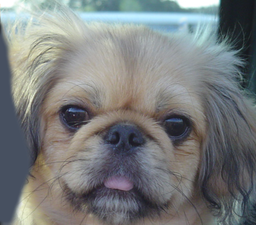
#> input picture matt_mullin_hw3/data/dog.bmp, 256 x 225 px, shrunk from 410 x 361 before the run
$ python filter_tests.py   (Python 2 division)   (older library calls are emulated)
#> lines starting #> are read from the running program, lines starting #| are printed output that depends on the picture
### matt_mullin_hw3/code/my_imfilter_color.py

import numpy as np
from scipy import ndimage
from scipy.ndimage import filters
import matplotlib.pyplot as plt
import scipy
from scipy import misc
from scipy.misc import imread, imsave
import cv2
from PIL import Image
import pylab as plt
from scipy import signal


# Concatenate three (height, width)s into one (height, width, 3).
# [4 lines left out: function concat_channels, not called in this run]

def hybrid_Image_Color(im1,im2):
	#Creating the Lowpass Image for the 3 color bands of image 1

	b, g, r    = im1[:, :, 0], im1[:, :, 1], im1[:, :, 2] # For RGB image

	gaussian_kernel = (1.0/256)*np.array([[1, 4,  6,  4,  1],[4, 16, 24, 16, 4],[6, 36, 48, 36, 6],[4, 16, 24, 16, 4],[1, 4,  6,  4,  1]])
	im1_red_gaussian = filters.convolve(r, gaussian_kernel, mode="reflect")
	im1_green_gaussian = filters.convolve(g, gaussian_kernel, mode="reflect")
	im1_blue_gaussian = filters.convolve(b, gaussian_kernel, mode="reflect")
	# plt.figure()
	# plt.imshow(im1_red_gaussian,cmap=plt.cm.gray)
	# plt.show()

	#Low pass for the Red
	lpr = np.fft.fft2(im1_red_gaussian)
	lprshift = np.fft.fftshift(lpr) ## shift for centering 0.0 (x,y)
	magnitude_spectrum = 30*np.log(np.abs(lprshift))
	rows = np.size(im1_red_gaussian, 0) #taking the size of the image
	cols = np.size(im1_red_gaussian, 1)
	crow, ccol = rows/2, cols/2
	original_red = np.copy(lprshift)
	lprshift[crow-30:crow+30, ccol-30:ccol+30] = 0
	lpr_ishift= np.fft.ifftshift(original_red - lprshift)
	low_pass_red = np.fft.ifft2(lpr_ishift) ## shift for centering 0.0 (x,y)
	low_pass_red = np.abs(low_pass_red)


	#Low pass for the green
	lpg = np.fft.fft2(im1_green_gaussian)
	lpgshift = np.fft.fftshift(lpg) ## shift for centering 0.0 (x,y)
	magnitude_spectrum = 30*np.log(np.abs(lpgshift))
	rows = np.size(im1_green_gaussian, 0)
	cols = np.size(im1_green_gaussian, 1)
	crow, ccol = rows/2, cols/2
	original_green = np.copy(lpgshift)
	lpgshift[crow-30:crow+30, ccol-30:ccol+30] = 0
	lpg_ishift= np.fft.ifftshift(original_green - lpgshift)
	low_pass_green = np.fft.ifft2(lpg_ishift)
	low_pass_green = np.abs(low_pass_green)

	#Low pass for the blue
	lpb = np.fft.fft2(im1_blue_gaussian)
	lpbshift = np.fft.fftshift(lpb) ## shift for centering 0.0 (x,y)
	magnitude_spectrum = 30*np.log(np.abs(lpbshift))
	rows = np.size(im1_blue_gaussian, 0) #taking the size of the image
	cols = np.size(im1_blue_gaussian, 1)
	crow, ccol = rows/2, cols/2
	original_blue = np.copy(lpbshift)
	lpbshift[crow-30:crow+30, ccol-30:ccol+30] = 0
	lpb_ishift= np.fft.ifftshift(original_blue - lpbshift)

	low_pass_blue = np.fft.ifft2(lpb_ishift) ## shift for centering 0.0 (x,y)
	low_pass_blue = np.abs(low_pass_blue)


	#Combining the color channels together to form RGB image
	low_pass_image = im1
	low_pass_image[:, :, 0] =  low_pass_blue
	low_pass_image[:, :, 1] =  low_pass_green
	low_pass_image[:, :, 2] =  low_pass_red

	# plt.figure()
	# plt.imshow(low_pass_image)
	# plt.show()


	#creating the High Pass Image for the 3 color bands in Image 2

	b2, g2, r2    = im2[:, :, 0], im2[:, :, 1], im2[:, :, 2] # For RGB image


	# im2_red_gaussian = filters.convolve(r2, gaussian_kernel, mode="reflect")
	# im2_green_gaussian = filters.convolve(g2, gaussian_kernel, mode="reflect")
	# im2_blue_gaussian = filters.convolve(b2, gaussian_kernel, mode="reflect")

	#Creating the High pass filter for the red band
	f_red = np.fft.fft2(r2)
	red_high_shift = np.fft.fftshift(f_red) ## shift for centering 0.0 (x,y)
	magnitude_spectrum = 60*np.log(np.abs(red_high_shift))

	## removing low frequency contents by applying a 60x60 rectangle window (for masking)
	rows = np.size(r2, 0) #taking the size of the image
	cols = np.size(r2, 1)
	crow, ccol = rows/2, cols/2

	red_high_shift[crow-10:crow+10, ccol-10:ccol+10] = 0
	red_high_ishift= np.fft.ifftshift(red_high_shift)

	highpass_red = np.fft.ifft2(red_high_ishift) ## shift for centering 0.0 (x,y)
	highpass_red = np.abs(highpass_red)


	#Creating the High pass filter for the green band
	f_green = np.fft.fft2(g2)
	green_high_shift = np.fft.fftshift(f_green) ## shift for centering 0.0 (x,y)
	magnitude_spectrum = 60*np.log(np.abs(green_high_shift))

	## removing low frequency contents by applying a 60x60 rectangle window (for masking)
	rows = np.size(g2, 0) #taking the size of the image
	cols = np.size(g2, 1)
	crow, ccol = rows/2, cols/2

	green_high_shift[crow-10:crow+10, ccol-10:ccol+10] = 0
	green_high_ishift= np.fft.ifftshift(green_high_shift)

	highpass_green = np.fft.ifft2(green_high_ishift) ## shift for centering 0.0 (x,y)
	highpass_green = np.abs(highpass_green)

	#Creating the High pass filter for the blue band
	f_blue = np.fft.fft2(b2)
	blue_high_shift = np.fft.fftshift(f_blue) ## shift for centering 0.0 (x,y)
	magnitude_spectrum = 60*np.log(np.abs(blue_high_shift))

	## removing low frequency contents by applying a 60x60 rectangle window (for masking)
	rows = np.size(b2, 0) #taking the size of the image
	cols = np.size(b2, 1)
	crow, ccol = rows/2, cols/2

	blue_high_shift[crow-10:crow+10, ccol-10:ccol+10] = 0
	blue_high_ishift= np.fft.ifftshift(blue_high_shift)

	highpass_blue = np.fft.ifft2(blue_high_ishift) ## shift for centering 0.0 (x,y)
	highpass_blue = np.abs(highpass_blue)

	#Combining the color channels together to form RGB image
	high_pass_image = im2
	high_pass_image[:, :, 0] =  highpass_blue
	high_pass_image[:, :, 1] =  highpass_green
	high_pass_image[:, :, 2] =  highpass_red


	# [40 lines of commented-out code are left out]

	hybrid = low_pass_image + high_pass_image
	misc.imsave('../data/hybrid.png', hybrid)

	plt.figure()
	plt.imshow(hybrid)
	plt.show()

	return()

# im1 = misc.imread('../data/dog.bmp')
# im2 = misc.imread('../data/cat.bmp')

# hybrid_img = hybrid_image(im1, im2)


### matt_mullin_hw3/code/my_imfilter.py

import numpy as np
from scipy import ndimage
from scipy.ndimage import filters
import matplotlib.pyplot as plt
import scipy
from scipy import misc
from scipy.misc import imread, imsave
import cv2
from PIL import Image
import pylab as plt


def hybrid_Image_Gray(im1,im2):
	# [7 lines of commented-out code are left out]


	gaussian_kernel = (1.0/256)*np.array([[1, 4,  6,  4,  1],[4, 16, 24, 16, 4],[6, 36, 48, 36, 6],[4, 16, 24, 16, 4],[1, 4,  6,  4,  1]])
	im1_gaussian = filters.convolve(im1, gaussian_kernel, mode="mirror")
	im2_gaussian = filters.convolve(im2, gaussian_kernel, mode="mirror")

	#Saving each blurred image back to the data directory
	misc.imsave('im1_gaussian.png', im1_gaussian)
	misc.imsave('im2_gaussian.png', im2_gaussian)
	#plt.figure()
	#plt.imshow(plane_gaussian,cmap=plt.cm.gray)
	#plt.show()

	#this takes the blurred plane image and applies a mask to it which removes the high frequency
	#The mask is a square that is 20x20 in the middle of the frame
	p = np.fft.fft2(im1_gaussian)
	# fshift the FFT image.
	pshift = np.fft.fftshift(p)
	magnitude_spectrum = (np.abs(pshift))
	rows, cols = im1.shape
	crow, ccol = rows/2, cols/2
	mask = np.zeros((rows, cols), np.uint8)
	mask[crow-12:crow+12, ccol-12:ccol+12] = 1
	#plt.figure()
	#plt.imshow(mask,cmap=plt.cm.gray)
	#plt.show()

	#creates a low pass image of the plane by convolving the blurred image with the mask
	low_pass_im1 = scipy.ndimage.filters.convolve(im1_gaussian,mask, mode='constant', cval=0.0)
	#plt.figure()
	#plt.imshow(low_pass_plane,cmap=plt.cm.gray)
	#plt.show()


	#Applying a second blur to the bird image
	im2_gaussian2 = filters.convolve(im2_gaussian, gaussian_kernel, mode="mirror")
	alpha = 0.1
	im2_sharpened = im2_gaussian + alpha * (im2_gaussian - im2_gaussian2)
	im2_unsharpmask =  im2 *(im2_gaussian + 2*im2_sharpened - 2*im2_gaussian)
	#plt.figure()
	#lt.imshow(bird_unsharpmask,cmap=plt.cm.gray)
	#plt.show()

	hybrid = low_pass_im1 + im2_unsharpmask
	misc.imsave('../data/hybrid.png', hybrid)
	plt.figure()
	plt.imshow(hybrid,cmap=plt.cm.gray)
	plt.show()

	return()

### matt_mullin_hw3/code/filter_tests.py
from my_imfilter_color import hybrid_Image_Color
from my_imfilter import hybrid_Image_Gray
from scipy import misc

im1 = misc.imread('../data/dog.bmp')
#> im1 is the input picture: shape (225, 256, 3); mean R, G, B 121.2, 124.5, 125
im2 = misc.imread('../data/cat.bmp')
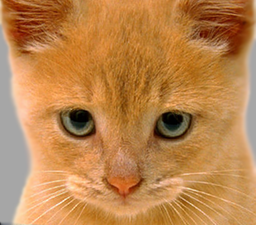
#> input picture matt_mullin_hw3/data/cat.bmp, 256 x 225 px, shrunk from 410 x 361 before the run
#> im2 is the input picture: shape (225, 256, 3); mean R, G, B 188.3, 132.5, 77.1

color_image = hybrid_Image_Color(im1,im2)
#> in hybrid_Image_Color, `magnitude_spectrum = 30*np.log(np.abs(lprshift))`:
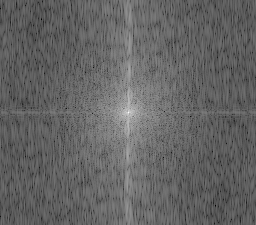
#> magnitude_spectrum: shape (225, 256) float64; min 61.08, max 475.7, mean 224.5; drawn with min black and max white
#> in hybrid_Image_Color, `rows = np.size(im1_red_gaussian, 0)`: rows = 225
#> in hybrid_Image_Color, `cols = np.size(im1_red_gaussian, 1)`: cols = 256
#> in hybrid_Image_Color, `crow, ccol = rows/2, cols/2`: crow = 112; ccol = 128
#> in hybrid_Image_Color, `hybrid = low_pass_image + high_pass_image`:
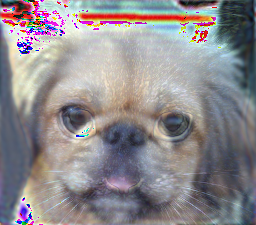
#> hybrid: shape (225, 256, 3); mean R, G, B 143.1, 138.8, 142.2
#> color_image = ()


im3 = misc.imread('../data/fish.bmp',flatten=1)
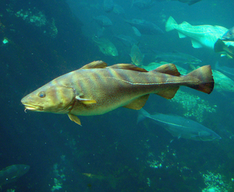
#> input picture matt_mullin_hw3/data/fish.bmp, 234 x 192 px, shrunk from 375 x 307 before the run
#> im3: shape (192, 234) float32; min 13.87, max 250.8, mean 75.4
im4 = misc.imread('../data/submarine.bmp',flatten=1)
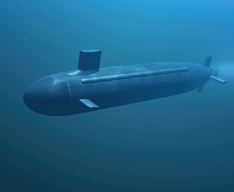
#> input picture matt_mullin_hw3/data/submarine.bmp, 234 x 192 px, shrunk from 375 x 307 before the run
#> im4: shape (192, 234) float32; min 38.29, max 184.4, mean 82.8

gray_image = hybrid_Image_Gray(im3,im4)
#> in hybrid_Image_Gray, `im2_unsharpmask =  im2 *(im2_gaussian + 2*im2_sharpened - 2*im2_gaussi..`:
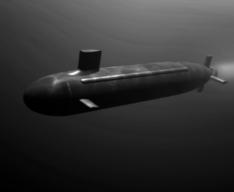
#> im2_unsharpmask: shape (192, 234) float32; min 1873.6, max 33977.2, mean 8268.4; drawn with min black and max white
#> in hybrid_Image_Gray, `hybrid = low_pass_im1 + im2_unsharpmask`:
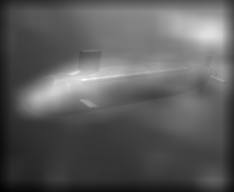
#> hybrid: shape (192, 234) float32; min 8400.3, max 138775.7, mean 55382.9; drawn with min black and max white
#> gray_image = ()
